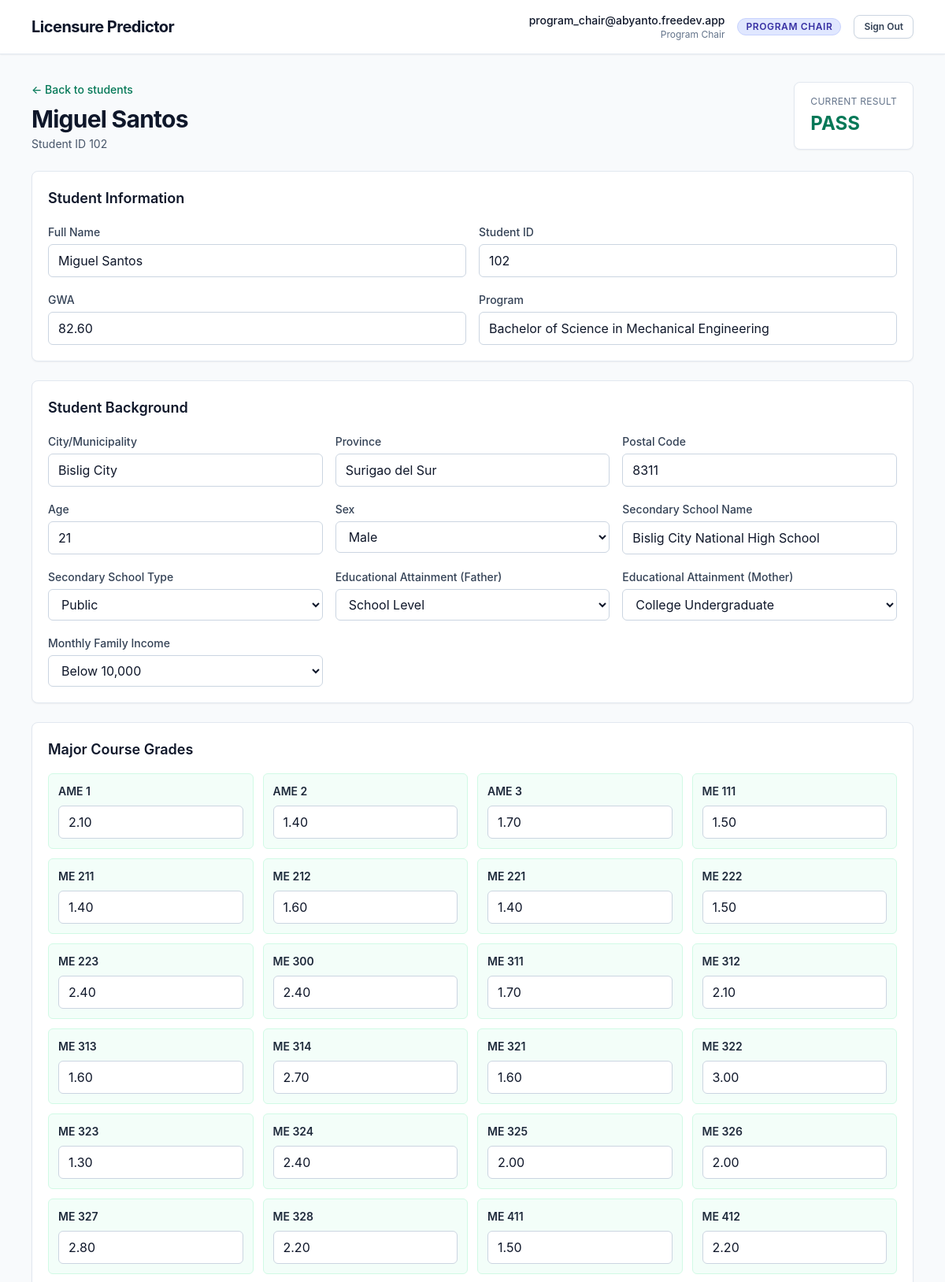
The app's page /student.php?id=1 (signed in, upper part) with its own data.
### tables this page shows
CREATE TABLE users (
  id INT UNSIGNED AUTO_INCREMENT PRIMARY KEY,
  email VARCHAR(191) NOT NULL UNIQUE,
  password VARCHAR(255) NOT NULL,
  account_type ENUM('registrar', 'program chair') NOT NULL,
  program VARCHAR(160) NULL,
  created_at TIMESTAMP NOT NULL DEFAULT CURRENT_TIMESTAMP,
  updated_at TIMESTAMP NOT NULL DEFAULT CURRENT_TIMESTAMP ON UPDATE CURRENT_TIMESTAMP
);

CREATE TABLE students (
  id INT UNSIGNED AUTO_INCREMENT PRIMARY KEY,
  student_id VARCHAR(30) NOT NULL UNIQUE,
  full_name VARCHAR(120) NOT NULL,
  gwa DECIMAL(5,2) NOT NULL,
  licensure_result ENUM('PASS', 'FAIL') NOT NULL DEFAULT 'FAIL',
  major_average DECIMAL(4,2) NULL,
  program VARCHAR(160) NOT NULL,
  city_municipality VARCHAR(120) NULL,
  province VARCHAR(120) NULL,
  postal_code VARCHAR(20) NULL,
  age TINYINT UNSIGNED NULL,
  sex ENUM('Male', 'Female') NULL,
  secondary_school_name VARCHAR(180) NULL,
  secondary_school_type ENUM('Private', 'Public') NULL,
  father_educational_attainment VARCHAR(80) NULL,
  mother_educational_attainment VARCHAR(80) NULL,
  monthly_family_income VARCHAR(80) NULL,
  created_at TIMESTAMP NOT NULL DEFAULT CURRENT_TIMESTAMP,
  updated_at TIMESTAMP NOT NULL DEFAULT CURRENT_TIMESTAMP ON UPDATE CURRENT_TIMESTAMP
);

CREATE TABLE student_grades (
  id INT UNSIGNED AUTO_INCREMENT PRIMARY KEY,
  student_id INT UNSIGNED NOT NULL,
  course_id INT UNSIGNED NOT NULL,
  grade DECIMAL(4,2) NULL,
  created_at TIMESTAMP NOT NULL DEFAULT CURRENT_TIMESTAMP,
  updated_at TIMESTAMP NOT NULL DEFAULT CURRENT_TIMESTAMP ON UPDATE CURRENT_TIMESTAMP,
  UNIQUE KEY uniq_student_course (student_id, course_id),
  CONSTRAINT fk_student_grades_student
    FOREIGN KEY (student_id) REFERENCES students (id)
    ON DELETE CASCADE,
  CONSTRAINT fk_student_grades_course
    FOREIGN KEY (course_id) REFERENCES courses (id)
    ON DELETE CASCADE
);

CREATE TABLE courses (
  id INT UNSIGNED AUTO_INCREMENT PRIMARY KEY,
  code VARCHAR(40) NOT NULL UNIQUE,
  name VARCHAR(120) NOT NULL,
  is_major TINYINT(1) NOT NULL DEFAULT 0,
  sort_order INT UNSIGNED NOT NULL DEFAULT 0,
  created_at TIMESTAMP NOT NULL DEFAULT CURRENT_TIMESTAMP,
  updated_at TIMESTAMP NOT NULL DEFAULT CURRENT_TIMESTAMP ON UPDATE CURRENT_TIMESTAMP,
  INDEX idx_courses_major (is_major),
  INDEX idx_courses_sort (sort_order)
);

### functions.php (called while the page is built, shortened)
<?php
function e(?string $value): string
{
    return htmlspecialchars((string) $value, ENT_QUOTES, 'UTF-8');
}
function selectedOption(?string $currentValue, string $optionValue): string
{
    return $currentValue === $optionValue ? ' selected' : '';
}
function fetchStudent(PDO $pdo, int $studentId): ?array
{
    $statement = $pdo->prepare('SELECT * FROM students WHERE id = :id');
    $statement->execute(['id' => $studentId]);
    $student = $statement->fetch();
    return $student ?: null;
}
function getLoggedInUser(?PDO $pdo = null): ?array
{
    if ($pdo !== null) {
        $statement = $pdo->prepare('SELECT id, email, account_type, program FROM users WHERE id = :id LIMIT 1');
        $statement->execute(['id' => (int) $_SESSION['user_id']]);
        $user = $statement->fetch();
    }
    return $_SESSION['user'] ?? null;
}
function getProgramMajorPrefixes(string $program): array
{
    $program = strtolower($program);
    if (str_contains($program, 'mechanical')) {
        return ['ME', 'AME'];
    }
    return [];
}

### student.php (the view, shortened to what this page needs)
<?php
require __DIR__ . '/functions.php';
$studentId = isset($_GET['id']) ? (int) $_GET['id'] : 0;
$student = fetchStudent($pdo, $studentId);
$courseStatement = $pdo->prepare(
    'SELECT c.id, c.code, c.name, c.is_major, sg.grade
     FROM courses c
     LEFT JOIN student_grades sg
       ON sg.course_id = c.id AND sg.student_id = :student_id
     ORDER BY c.sort_order, c.code'
);
$courseStatement->execute(['student_id' => $studentId]);
$courses = $courseStatement->fetchAll();
$prefixes = getProgramMajorPrefixes($student['program']);
$majorCourses = array_values(array_filter($courses, function ($course) use ($prefixes) {
    if ((int) $course['is_major'] !== 1) {
        return false;
    }
    foreach ($prefixes as $prefix) {
        if (str_starts_with($course['code'], $prefix . ' ')) {
            return true;
        }
    }
    return false;
}));
$user = getLoggedInUser($pdo);
$isRegistrar = $user['account_type'] === 'registrar';
$roleBadgeClass = $isRegistrar ? 'bg-emerald-100 text-emerald-800 border-emerald-200' : 'bg-indigo-100 text-indigo-800 border-indigo-200';
$sexOptions = ['Male', 'Female'];
$schoolTypeOptions = ['Private', 'Public'];
$educationalAttainmentOptions = [
    'No Education',
    'Elementary Level',
    'Elementary Graduate',
    'School Level',
    'High School Graduate',
    'College Undergraduate',
    'College Graduate',
    'Post-Graduate',
];
$monthlyFamilyIncomeOptions = [
    'Below 10,000',
    '10,000 to 15,000',
    '15,001 to 20,000',
    '20,001 to 30,000',
    '30,001 to 40,000',
    '40,001 to 50,000',
    '50,001 to 100,000 and above',
];
?>
<!doctype html>
<html lang="en">
<head>
    <script src="https://cdn.tailwindcss.com"></script>
    <link rel="stylesheet" href="assets/app.css">
</head>
<body class="min-h-screen bg-slate-50 text-slate-900">
    <header class="border-b border-slate-200 bg-white shadow-sm">
        <div class="mx-auto max-w-6xl px-4 py-4 flex items-center justify-between">
            <div class="flex items-center gap-3">
                <span class="text-xl font-bold tracking-tight text-slate-900">Licensure Predictor</span>
            </div>
            <div class="flex items-center gap-4">
                <div class="text-right hidden sm:block">
                    <p class="text-sm font-medium text-slate-900"><?= e($user['email']) ?></p>
                    <p class="text-xs text-slate-500 capitalize"><?= e($user['account_type']) ?></p>
                </div>
                <span class="inline-flex items-center rounded-full border px-2.5 py-0.5 text-xs font-semibold uppercase tracking-wider <?= $roleBadgeClass ?>">
                    <?= e($user['account_type']) ?>
                </span>
                <a href="logout.php" class="rounded-lg border border-slate-300 bg-white px-3 py-1.5 text-xs font-semibold text-slate-700 shadow-sm hover:bg-slate-100 transition">Sign Out</a>
            </div>
        </div>
    </header>
    <main class="mx-auto max-w-6xl px-4 py-8">
        <div class="mb-6 flex flex-col gap-4 sm:flex-row sm:items-center sm:justify-between">
            <div>
                <a href="students.php?program=<?= urlencode($student['program']) ?>" class="text-sm font-medium text-emerald-700 hover:text-emerald-800">&larr; Back to students</a>
                <h1 class="mt-2 text-3xl font-bold tracking-tight"><?= e($student['full_name']) ?></h1>
                <p class="mt-1 text-sm text-slate-600">Student ID <?= e($student['student_id']) ?></p>
            </div>
            <div class="rounded-lg border border-slate-200 bg-white px-5 py-4 shadow-sm">
                <p class="text-xs uppercase tracking-wide text-slate-500">Current Result</p>
                <p class="mt-1 text-2xl font-bold <?= $student['licensure_result'] === 'PASS' ? 'text-emerald-700' : 'text-rose-700' ?>"><?= e($student['licensure_result']) ?></p>
            </div>
        </div>
        <form method="post" action="save_student.php" class="space-y-6">
            <section class="rounded-lg border border-slate-200 bg-white p-5 shadow-sm">
                <h2 class="text-lg font-semibold">Student Information</h2>
                <div class="mt-4 grid gap-4 md:grid-cols-2">
                    <label class="block">
                        <span class="text-sm font-medium text-slate-700">Full Name</span>
                        <input class="mt-1 w-full rounded-md border border-slate-300 px-3 py-2 focus:border-emerald-500 focus:outline-none focus:ring-2 focus:ring-emerald-200" name="full_name" value="<?= e($student['full_name']) ?>" required>
                    </label>
                    <label class="block">
                        <span class="text-sm font-medium text-slate-700">Student ID</span>
                        <input class="mt-1 w-full rounded-md border border-slate-300 px-3 py-2 focus:border-emerald-500 focus:outline-none focus:ring-2 focus:ring-emerald-200" name="student_id" value="<?= e($student['student_id']) ?>" required>
                    </label>
                    <label class="block">
                        <span class="text-sm font-medium text-slate-700">GWA</span>
                        <input type="number" step="0.01" class="mt-1 w-full rounded-md border border-slate-300 px-3 py-2 focus:border-emerald-500 focus:outline-none focus:ring-2 focus:ring-emerald-200" name="gwa" value="<?= e((string) $student['gwa']) ?>" required>
                    </label>
                    <label class="block">
                        <span class="text-sm font-medium text-slate-700">Program</span>
                        <input class="mt-1 w-full rounded-md border border-slate-300 px-3 py-2 focus:border-emerald-500 focus:outline-none focus:ring-2 focus:ring-emerald-200" name="program" value="<?= e($student['program']) ?>" required>
                    </label>
                </div>
            </section>
            <section class="rounded-lg border border-slate-200 bg-white p-5 shadow-sm">
                <h2 class="text-lg font-semibold">Student Background</h2>
                <div class="mt-4 grid gap-4 md:grid-cols-2 lg:grid-cols-3">
                    <label class="block">
                        <span class="text-sm font-medium text-slate-700">City/Municipality</span>
                        <input class="mt-1 w-full rounded-md border border-slate-300 px-3 py-2 focus:border-emerald-500 focus:outline-none focus:ring-2 focus:ring-emerald-200" name="city_municipality" value="<?= e($student['city_municipality']) ?>">
                    </label>
                    <label class="block">
                        <span class="text-sm font-medium text-slate-700">Province</span>
                        <input class="mt-1 w-full rounded-md border border-slate-300 px-3 py-2 focus:border-emerald-500 focus:outline-none focus:ring-2 focus:ring-emerald-200" name="province" value="<?= e($student['province']) ?>">
                    </label>
                    <label class="block">
                        <span class="text-sm font-medium text-slate-700">Postal Code</span>
                        <input class="mt-1 w-full rounded-md border border-slate-300 px-3 py-2 focus:border-emerald-500 focus:outline-none focus:ring-2 focus:ring-emerald-200" name="postal_code" value="<?= e($student['postal_code']) ?>">
                    </label>
                    <label class="block">
                        <span class="text-sm font-medium text-slate-700">Age</span>
                        <input type="number" min="1" max="120" class="mt-1 w-full rounded-md border border-slate-300 px-3 py-2 focus:border-emerald-500 focus:outline-none focus:ring-2 focus:ring-emerald-200" name="age" value="<?= e((string) $student['age']) ?>">
                    </label>
                    <label class="block">
                        <span class="text-sm font-medium text-slate-700">Sex</span>
                        <select class="mt-1 w-full rounded-md border border-slate-300 bg-white px-3 py-2 focus:border-emerald-500 focus:outline-none focus:ring-2 focus:ring-emerald-200" name="sex">
                            <?php foreach ($sexOptions as $option): ?>
                                <option value="<?= e($option) ?>"<?= selectedOption($student['sex'], $option) ?>><?= e($option) ?></option>
                            <?php endforeach; ?>
                        </select>
                    </label>
                    <label class="block">
                        <span class="text-sm font-medium text-slate-700">Secondary School Name</span>
                        <input class="mt-1 w-full rounded-md border border-slate-300 px-3 py-2 focus:border-emerald-500 focus:outline-none focus:ring-2 focus:ring-emerald-200" name="secondary_school_name" value="<?= e($student['secondary_school_name']) ?>">
                    </label>
                    <label class="block">
                        <span class="text-sm font-medium text-slate-700">Secondary School Type</span>
                        <select class="mt-1 w-full rounded-md border border-slate-300 bg-white px-3 py-2 focus:border-emerald-500 focus:outline-none focus:ring-2 focus:ring-emerald-200" name="secondary_school_type">
                            <?php foreach ($schoolTypeOptions as $option): ?>
                                <option value="<?= e($option) ?>"<?= selectedOption($student['secondary_school_type'], $option) ?>><?= e($option) ?></option>
                            <?php endforeach; ?>
                        </select>
                    </label>
                    <label class="block">
                        <span class="text-sm font-medium text-slate-700">Educational Attainment (Father)</span>
                        <select class="mt-1 w-full rounded-md border border-slate-300 bg-white px-3 py-2 focus:border-emerald-500 focus:outline-none focus:ring-2 focus:ring-emerald-200" name="father_educational_attainment">
                            <?php foreach ($educationalAttainmentOptions as $option): ?>
                                <option value="<?= e($option) ?>"<?= selectedOption($student['father_educational_attainment'], $option) ?>><?= e($option) ?></option>
                            <?php endforeach; ?>
                        </select>
                    </label>
                    <label class="block">
                        <span class="text-sm font-medium text-slate-700">Educational Attainment (Mother)</span>
                        <select class="mt-1 w-full rounded-md border border-slate-300 bg-white px-3 py-2 focus:border-emerald-500 focus:outline-none focus:ring-2 focus:ring-emerald-200" name="mother_educational_attainment">
                            <?php foreach ($educationalAttainmentOptions as $option): ?>
                                <option value="<?= e($option) ?>"<?= selectedOption($student['mother_educational_attainment'], $option) ?>><?= e($option) ?></option>
                            <?php endforeach; ?>
                        </select>
                    </label>
                    <label class="block">
                        <span class="text-sm font-medium text-slate-700">Monthly Family Income</span>
                        <select class="mt-1 w-full rounded-md border border-slate-300 bg-white px-3 py-2 focus:border-emerald-500 focus:outline-none focus:ring-2 focus:ring-emerald-200" name="monthly_family_income">
                            <?php foreach ($monthlyFamilyIncomeOptions as $option): ?>
                                <option value="<?= e($option) ?>"<?= selectedOption($student['monthly_family_income'], $option) ?>><?= e($option) ?></option>
                            <?php endforeach; ?>
                        </select>
                    </label>
                </div>
            </section>
            <section class="rounded-lg border border-slate-200 bg-white p-5 shadow-sm">
                <h2 class="text-lg font-semibold">Major Course Grades</h2>
                <div class="mt-4 grid gap-3 sm:grid-cols-2 lg:grid-cols-4">
                    <?php foreach ($majorCourses as $course): ?>
                        <label class="block rounded-md border border-emerald-100 bg-emerald-50/60 p-3">
                            <span class="block text-sm font-semibold text-slate-800"><?= e($course['code']) ?></span>
                            <input type="number" min="1" max="5" step="0.01" name="grades[<?= (int) $course['id'] ?>]" value="<?= e((string) $course['grade']) ?>" class="mt-2 w-full rounded-md border border-slate-300 bg-white px-3 py-2 focus:border-emerald-500 focus:outline-none focus:ring-2 focus:ring-emerald-200" <?= $isRegistrar ? '' : 'readonly' ?>>
                        </label>
                    <?php endforeach; ?>
                </div>
            </section>
        </form>
    </main>
</body>
</html>

### assets/app.css (style rules this page uses)
html { color-scheme: light; }
body { font-family: Inter, ui-sans-serif, system-ui, -apple-system, BlinkMacSystemFont, "Segoe UI", sans-serif; }
input, textarea, button, select { font: inherit; }

### records on screen
users: email "program_chair@abyanto.freedev.app", account_type "Program Chair", account_type "PROGRAM CHAIR"
students: full_name "Miguel Santos", student "102", licensure_result "PASS", student_id "102", gwa "82.60", program "Bachelor of Science in Mechanical Engineering", city_municipality "Bislig City", province "Surigao del Sur", postal_code "8311", age "21", sex "Male", secondary_school_name "Bislig City National High School", secondary_school_type "Public", father_educational_attainment "School Level", mother_educational_attainment "College Undergraduate", monthly_family_income "Below 10,000"
student_grades: course.code "AME 1", grade "2.10"
student_grades: course.code "AME 2", grade "1.40"
student_grades: course.code "AME 3", grade "1.70"
student_grades: course.code "ME 111", grade "1.50"
student_grades: course.code "ME 211", grade "1.40"
student_grades: course.code "ME 212", grade "1.60"
student_grades: course.code "ME 221", grade "1.40"
student_grades: course.code "ME 222", grade "1.50"
student_grades: course.code "ME 223", grade "2.40"
student_grades: course.code "ME 300", grade "2.40"
student_grades: course.code "ME 311", grade "1.70"
student_grades: course.code "ME 312", grade "2.10"
student_grades: course.code "ME 313", grade "1.60"
student_grades: course.code "ME 314", grade "2.70"
student_grades: course.code "ME 321", grade "1.60"
student_grades: course.code "ME 322", grade "3.00"
student_grades: course.code "ME 323", grade "1.30"
student_grades: course.code "ME 324", grade "2.40"
student_grades: course.code "ME 325", grade "2.00"
student_grades: course.code "ME 326", grade "2.00"
student_grades: course.code "ME 327", grade "2.80"
student_grades: course.code "ME 328", grade "2.20"
student_grades: course.code "ME 411", grade "1.50"
student_grades: course.code "ME 412", grade "2.20"
